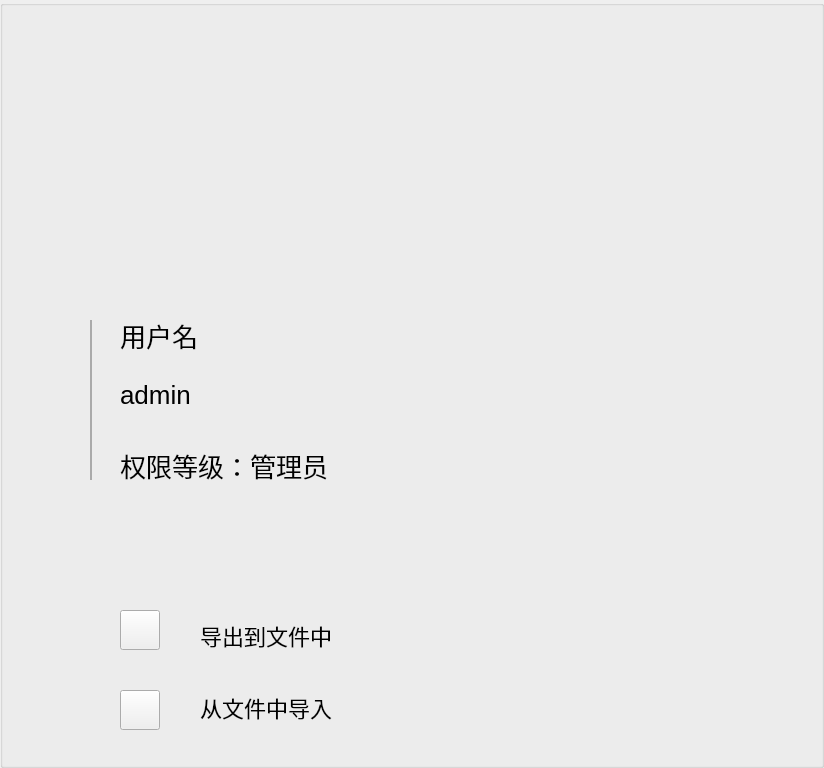
   <widget class="QGroupBox" name="ag_tab_settings">
    <property name="geometry">
     <rect>
      <x>200</x>
      <y>0</y>
      <width>824</width>
      <height>768</height>
     </rect>
    </property>
    <property name="styleSheet">
     <string notr="true"/>
    </property>
    <property name="title">
     <string/>
    </property>
    <property name="flat">
     <bool>false</bool>
    </property>
    <widget class="QLabel" name="ag_photo">
     <property name="geometry">
      <rect>
       <x>110</x>
       <y>40</y>
       <width>200</width>
       <height>200</height>
      </rect>
     </property>
     <property name="styleSheet">
      <string notr="true">border-image: url(:/new/prefix/res/icon_photo.jpg);
border-radius:100px; 
</string>
     </property>
     <property name="text">
      <string/>
     </property>
    </widget>
    <widget class="QLabel" name="ag_title_admin_name">
     <property name="geometry">
      <rect>
       <x>120</x>
       <y>320</y>
       <width>200</width>
       <height>30</height>
      </rect>
     </property>
     <property name="font">
      <font>
       <pointsize>-1</pointsize>
      </font>
     </property>
     <property name="toolTipDuration">
      <number>-2</number>
     </property>
     <property name="styleSheet">
      <string notr="true">font-size:26px;</string>
     </property>
     <property name="text">
      <string>用户名</string>
     </property>
     <property name="alignment">
      <set>Qt::AlignLeading|Qt::AlignLeft|Qt::AlignVCenter</set>
     </property>
    </widget>
    <widget class="QLabel" name="ag_title_admin_id">
     <property name="geometry">
      <rect>
       <x>120</x>
       <y>380</y>
       <width>200</width>
       <height>30</height>
      </rect>
     </property>
     <property name="font">
      <font>
       <pointsize>-1</pointsize>
      </font>
     </property>
     <property name="styleSheet">
      <string notr="true">font-size:26px;</string>
     </property>
     <property name="text">
      <string>admin</string>
     </property>
     <property name="alignment">
      <set>Qt::AlignLeading|Qt::AlignLeft|Qt::AlignVCenter</set>
     </property>
    </widget>
    <widget class="QLabel" name="ag_title_admin_priority">
     <property name="geometry">
      <rect>
       <x>120</x>
       <y>450</y>
       <width>260</width>
       <height>30</height>
      </rect>
     </property>
     <property name="font">
      <font>
       <pointsize>-1</pointsize>
      </font>
     </property>
     <property name="styleSheet">
      <string notr="true">font-size:26px;</string>
     </property>
     <property name="text">
      <string>权限等级：管理员</string>
     </property>
     <property name="alignment">
      <set>Qt::AlignLeading|Qt::AlignLeft|Qt::AlignVCenter</set>
     </property>
    </widget>
    <widget class="QPushButton" name="ag_btn_fileout">
     <property name="geometry">
      <rect>
       <x>120</x>
       <y>610</y>
       <width>40</width>
       <height>40</height>
      </rect>
     </property>
     <property name="styleSheet">
      <string notr="true">border-image: url(:/new/prefix/res/icon_download.png);</string>
     </property>
     <property name="text">
      <string/>
     </property>
    </widget>
    <widget class="QPushButton" name="ag_btn_filein">
     <property name="geometry">
      <rect>
       <x>120</x>
       <y>690</y>
       <width>40</width>
       <height>40</height>
      </rect>
     </property>
     <property name="styleSheet">
      <string notr="true">border-image: url(:/new/prefix/res/icon_write.png);</string>
     </property>
     <property name="text">
      <string/>
     </property>
    </widget>
    <widget class="QLabel" name="ag_title_admin_fileout">
     <property name="geometry">
      <rect>
       <x>200</x>
       <y>620</y>
       <width>200</width>
       <height>30</height>
      </rect>
     </property>
     <property name="font">
      <font>
       <pointsize>-1</pointsize>
      </font>
     </property>
     <property name="styleSheet">
      <string notr="true">font-size:22px;</string>
     </property>
     <property name="text">
      <string>导出到文件中</string>
     </property>
     <property name="alignment">
      <set>Qt::AlignLeading|Qt::AlignLeft|Qt::AlignVCenter</set>
     </property>
    </widget>
    <widget class="QLabel" name="ag_title_admin_filein">
     <property name="geometry">
      <rect>
       <x>200</x>
       <y>690</y>
       <width>200</width>
       <height>35</height>
      </rect>
     </property>
     <property name="font">
      <font>
       <pointsize>-1</pointsize>
      </font>
     </property>
     <property name="styleSheet">
      <string notr="true">font-size:22px;</string>
     </property>
     <property name="text">
      <string>从文件中导入</string>
     </property>
     <property name="alignment">
      <set>Qt::AlignLeading|Qt::AlignLeft|Qt::AlignVCenter</set>
     </property>
    </widget>
    <widget class="QLabel" name="label_6">
     <property name="geometry">
      <rect>
       <x>90</x>
       <y>320</y>
       <width>2</width>
       <height>160</height>
      </rect>
     </property>
     <property name="styleSheet">
      <string notr="true">background-color: #AAAAAA;</string>
     </property>
     <property name="text">
      <string/>
     </property>
    </widget>
   </widget>
